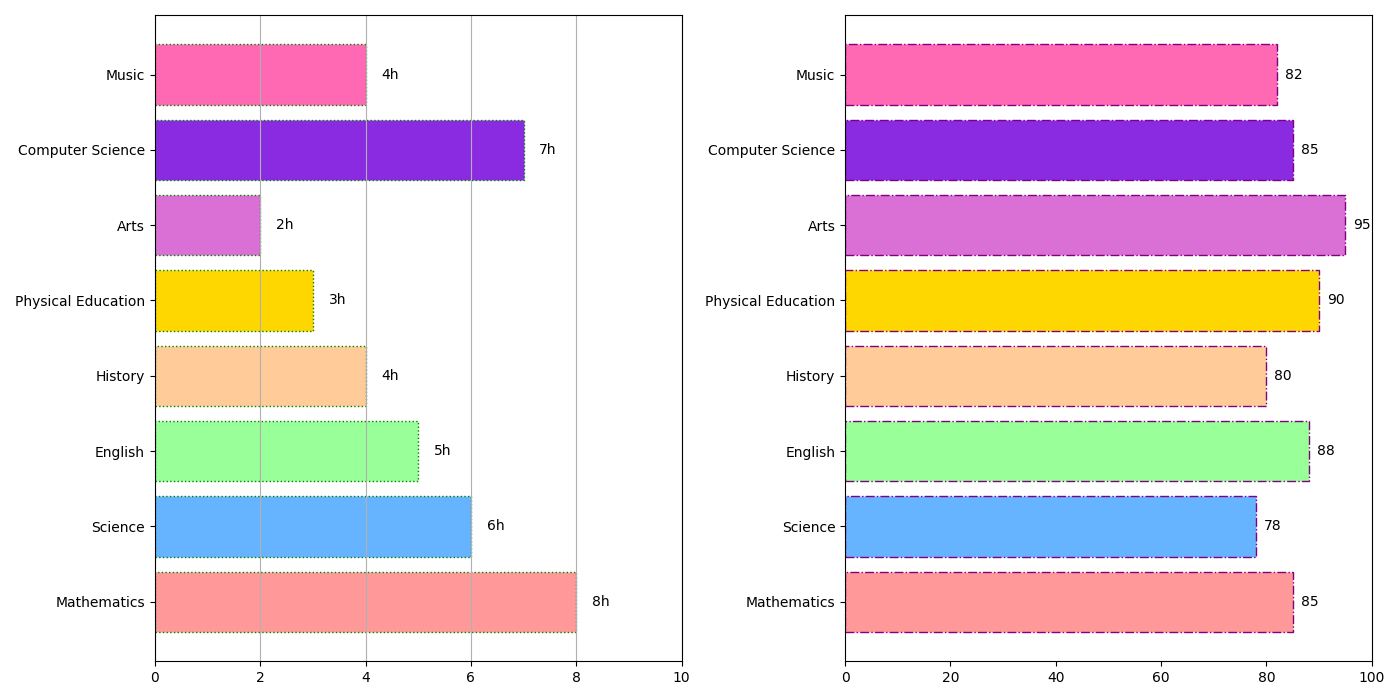

Generate this figure with Python:
import matplotlib.pyplot as plt
import numpy as np

subjects = ['Mathematics', 'Science', 'English', 'History', 'Physical Education', 'Arts', 'Computer Science', 'Music']
study_hours = [8, 6, 5, 4, 3, 2, 7, 4]
average_grades = [85, 78, 88, 80, 90, 95, 85, 82]

colors = ['#FF9999', '#66B3FF', '#99FF99', '#FFCC99', '#FFD700', '#DA70D6', '#8A2BE2', '#FF69B4']

fig, (ax1, ax2) = plt.subplots(1, 2, figsize=(14, 7))

ax1.barh(subjects, study_hours, color=colors, edgecolor='green', linestyle='dotted')
ax1.set_xlim(0, max(study_hours) + 2)
ax1.xaxis.grid(True)

for idx, value in enumerate(study_hours):
    ax1.text(value + 0.3, idx, f'{value}h', va='center', fontsize=10)

ax2.barh(subjects, average_grades, color=colors, edgecolor='purple', linestyle='dashdot')
ax2.set_xlim(0, 100)

for idx, value in enumerate(average_grades):
    ax2.text(value + 1.5, idx, f'{value}', va='center', fontsize=10)

plt.tight_layout()
plt.show()
